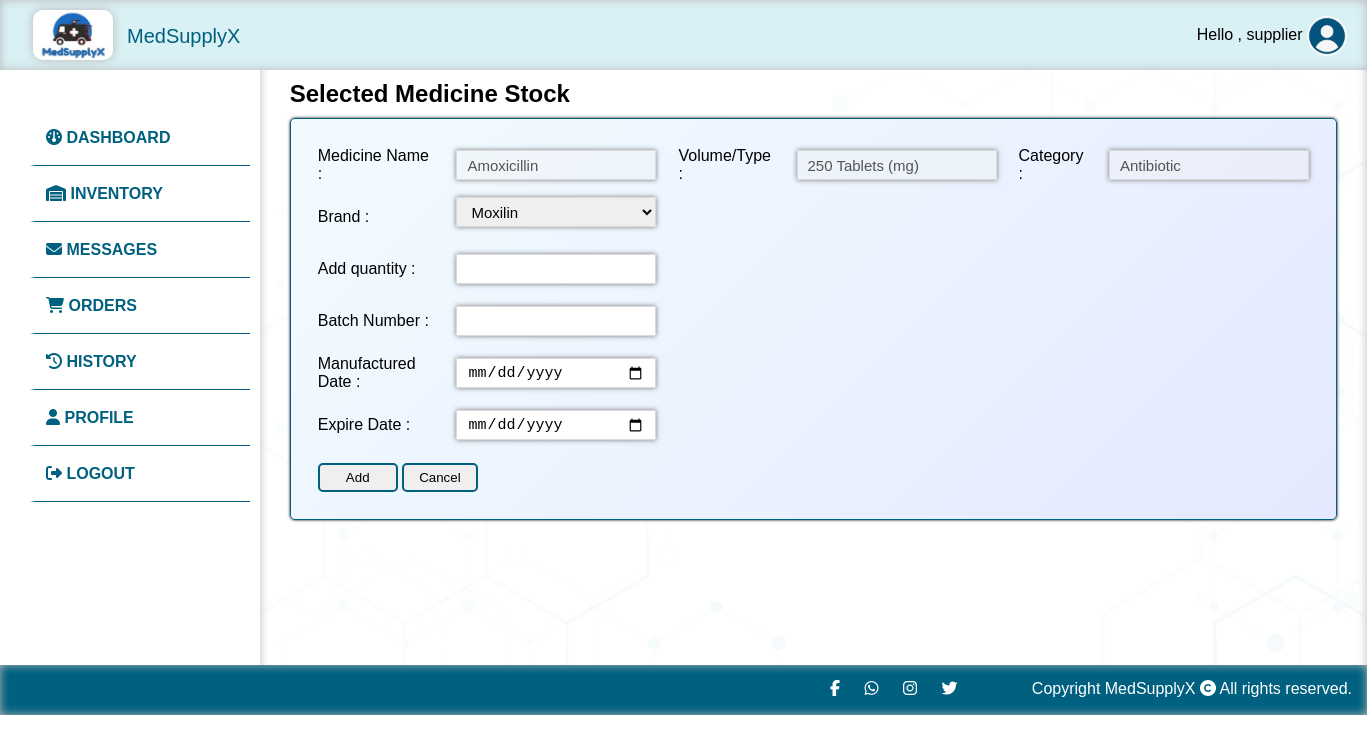
Page /suppliers/medicinestock/27 (signed in) on the committed database.
### tables this page shows
CREATE TABLE `supplierinventory` (
  `id` int(11) NOT NULL,
  `medicineId` int(11) NOT NULL,
  `medicineName` varchar(100) NOT NULL,
  `brand` varchar(50) NOT NULL,
  `category` varchar(50) NOT NULL,
  `volume` int(11) NOT NULL,
  `type` varchar(50) NOT NULL,
  `batchNo` varchar(50) NOT NULL,
  `quantity` int(11) NOT NULL,
  `manufactureDate` date NOT NULL,
  `expireDate` date NOT NULL,
  `supplierId` int(11) NOT NULL
);

### app/controllers/Suppliers.php (called while the page is built, shortened)
<?php
class Suppliers extends Controller
{
    public $supplierModel;
    public function __construct()
    {
        $this->supplierModel = $this->model('Supplier');
    }
    public function medicinestock($id)
    {
        $brand = $this->supplierModel->getBrandById($id);
        $data = [
            'medicinestock' => $this->supplierModel->getMedicineStock($id),
            'quantity_err' => '',
            'batchNo_err' => '',
            'manufacturedDate_err' => '',
            'expireDate_err' => '',
            'brands' => $brand
        ];
        $this->view('supplier/medicinestock', $data);
    }
}

### app/libraries/Core.php (called while the page is built, shortened)
<?php
    class Core {
        protected $currentMethod = 'index';
        public function __construct() {
            $url = $this->getUrl();
            if(isset($url[0])){
            if(file_exists('../app/controllers/' . ucwords($url[0]) . '.php')) {
                unset($url[0]);
            }
        }
            $this->currentController = new $this->currentController;
            if(isset($url[1])) {
                if(method_exists($this->currentController, $url[1])) {
                    $this->currentMethod = $url[1];
                    unset($url[1]);
                }
            }
            $this->params = $url ? array_values($url) : [];
            call_user_func_array([$this->currentController, $this->currentMethod], $this->params);
      }
       public function getUrl() {
           if(isset($_GET['url'])) {
               $url = rtrim($_GET['url'], '/');
               $url = filter_var($url, FILTER_SANITIZE_URL);
               $url = explode('/', $url);
               return $url;
           }
       }
    }
    ?>

### public/index.php (called while the page is built, shortened)
<?php
    $init = new Core;
?>

### app/libraries/Database.php (called while the page is built, shortened)
<?php
class Database {
    private $host = DB_HOST;
    private $user = DB_USER;
    private $pass = DB_PASS;
    private $dbname= DB_NAME;
    private $dbh;
    private $stmt;
    public function __construct(){
        $dsn = 'mysql:host=' . $this->host . ';dbname=' . $this->dbname;
        $options = array(
            PDO::ATTR_PERSISTENT => true,
            PDO::ATTR_ERRMODE => PDO::ERRMODE_EXCEPTION
        );
        try{
            $this->dbh = new PDO($dsn, $this->user, $this->pass, $options);
        } catch(PDOException $e){
            $this->error = $e->getMessage();
            echo $this->error;
        }
    }
    public function query($sql){
        $this->stmt = $this->dbh->prepare($sql);
    }
    public function bind($param, $value, $type = null){
        if(is_null($type)){
            switch(true){
                case is_int($value):
                    $type = PDO::PARAM_INT;
                    break;
                default:
                    $type = PDO::PARAM_STR;
            }
        }
        $this->stmt->bindValue($param, $value, $type);
    }
    public function execute(){
        return $this->stmt->execute();
    }
    public function resultSet(){
        $this->execute();
        return $this->stmt->fetchAll(PDO::FETCH_OBJ);
    }
    public function single(){
        $this->execute();
        return $this->stmt->fetch(PDO::FETCH_OBJ);
    }
}

### app/models/Supplier.php (called while the page is built, shortened)
<?php
class Supplier
{
    private $db;
    public function __construct()
    {
        $this->db = new Database;
    }
    public function getMedicineStock($id)
    {
        $this->db->query('SELECT * FROM supplierinventory WHERE medicineId = :medicineId AND supplierId = :supplierId');
        $this->db->bind(':medicineId', $id);
        $this->db->bind(':supplierId', $_SESSION['USER_DATA']['id']);
        $row = $this->db->single();
        return $row;
    }
    public function getBrandById($id)
    {
        $this->db->query('SELECT * FROM medicinebrands WHERE medicineId = :medicineId');
        $this->db->bind(':medicineId', $id);
        $results = $this->db->resultSet();
        return $results;
    }
}

### app/views/supplier/medicinestock.php (the view, shortened to what this page needs)
<!DOCTYPE html>
<html lang="en">
<head>
</head>
<?php require APPROOT . '/views/inc/header.php'; ?>
<?php require APPROOT . '/views/inc/supplier_sidebar.php'; ?>
<div class="content">
  <div class="anim">
    <h2> Selected Medicine Stock </h2>
  </div>
  <div class="smallspace"></div>
  <?php $medicinestock = $data['medicinestock']; ?>
  <div class="anim">
    <div class="container-fluid">
      <div class="d-flex">
        <form action="<?php echo URLROOT; ?>/suppliers/medicinestock/<?php echo $medicinestock->medicineId; ?>" method="post">
          <table>
            <tr>
              <td colspan="2">
              </td>
            </tr>
            <tr>
              <td class="verticleCentered">
                <span> Medicine Name : </span>
              </td>
              <td class="verticleCentered"> <input type="text" name="mname" class="smallForm" value="<?php echo $medicinestock->medicineName ?>" disabled> </td>
              <td class="verticleCentered">
                <span> Volume/Type :
              </td>
              <td class="verticleCentered"><input type="text" name="refno" class="smallForm" value="<?php echo $medicinestock->volume ?> <?php echo $medicinestock->type ?>" disabled> </td>
              <td class="verticleCentered">
                <span> Category : </span>
              </td>
              <td class="verticleCentered"> <input type="text" name="category" class="smallForm" min="100" value="<?php echo $medicinestock->category ?>" disabled> </td>
            </tr>
            <tr>
              <td class="verticleCentered">
                <span> Brand : </span>
              </td>
              <td class="verticleCentered">
                <select name="brand" class="smallForm">
                  <?php foreach ($data['brands'] as $brand) : ?>
                    <option value="<?php echo $brand->brandname ?>"> <?php echo $brand->brandname ?> </option>
                  <?php endforeach; ?>
                </select>
            </tr>
            <tr>
              <td class="verticleCentered">
                <span> Add quantity : </span>
              </td>
              <td class="verticleCentered"> <input type="number" name="quantity" min="1" class="smallForm"> </td>
              <td colspan="2">
              </td>
            </tr>
            <tr>
              <td class="verticleCentered">
                <span> Batch Number : </span>
              </td>
              <td class="verticleCentered"> <input type="text" name="batchNo" class="smallForm"> </td>
              <td colspan="2">
              </td>
            </tr>
            <tr>
              <td class="verticleCentered">
                <span> Manufactured Date : </span>
              </td>
              <td class="verticleCentered"> <input type="date" name="manufacturedDate" max="<?php echo date('Y-m-d') ?>" class="smallForm"> </td>
              <td colspan="2">
              </td>
</tr>
<tr>
              <td class="verticleCentered">
                <span> Expire Date : </span>
              </td>
              <td class="verticleCentered"> <input type="date" name="expireDate" min="<?php echo date('Y-m-d') ?>" class="smallForm"> </td>
              <td colspan="2">
              </td>
            </tr>
            <tr>
              <td class="verticleCentered" colspan="4"> <input class="addBtn" type="submit" value="Add">
                <a href="<?php echo URLROOT ?>/suppliers/inventory" class="link">
                  <button type="button" class="addBtn2"> Cancel </button>
                </a>
              </td>
            </tr>
          </table>
        </form>
      </div>
    </div>
  </div>
</div>
</div>
<?php require APPROOT . '/views/inc/footer.php'; ?>
</body>
</html>

### public/css/style.css (style rules this page uses)
* { box-sizing: border-box; margin: 0; }
body { font-family:Arial, Helvetica, sans-serif; min-height: 100vh; }
.content { background: rgb(255,255,255); background: linear-gradient(90deg, rgba(255,255,255,1) 0%, rgb(235, 252, 255) 100%); padding: 30px; flex: 1; margin-top: 50px; background-repeat: no-repeat; background-size: cover; box-shadow: 0px 10px 10px rgb(185, 185, 185) inset; background-image: url(../img/background.png); }
.anim { animation: 2s anim-lineUp ease-out; }
.smallspace { height:10px; }
.container-fluid { width:fit-content; margin:auto; }
.d-flex { display: flex; flex-direction: row; background: rgb(242,252,255); background: linear-gradient(135deg, rgba(242,252,255,1) 0%, rgba(228,233,255,1) 100%); box-shadow: black 0px 0px 3px 0px; padding: 15px; border:1px solid #00607F; width:100%; justify-content: center; align-items: center; border-radius:5px; }
.smallForm { width: 200px; height: 30px; border: 1px solid #dadada; font-size: 15px; padding: 5px 10px; box-shadow: 0px 0px 5px 0px #7b7b7b; }
.verticleCentered { vertical-align: middle; margin:auto; height: 50px; padding:0px 10px; }
.addBtn { border: 2px solid #00607F; padding: 5px 15px; cursor: pointer; border-radius: 5px; width: 80px; display:inline-block; }
.addBtn2 { border: 2px solid #00607F; padding: 5px 15px; cursor: pointer; border-radius: 5px; width: auto; display:inline-block; }
.link { text-decoration: none; }
select { width: 72%; height: 45px; padding: 5px 10px; margin-bottom: 10px; }

### rows in the picture
supplierinventory: mname "Amoxicillin", refno "250 Tablets (mg)", category "Antibiotic"

### other values in the picture
$_SESSION['USER_DATA']['name'] "supplier"
form field brand "Moxilin"
